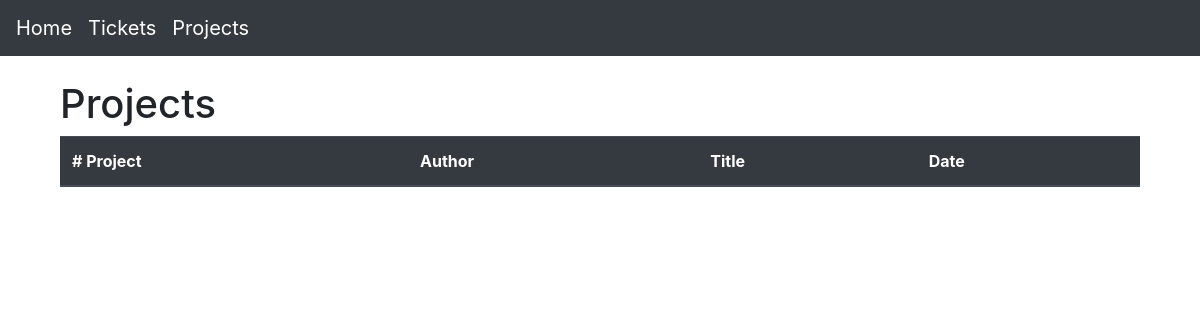
The app's page /project/index/, older data.
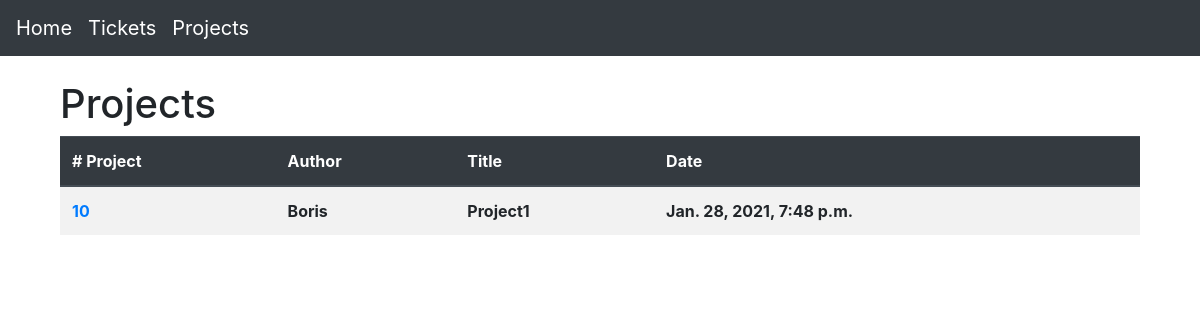
The same page, newer data.
### Btapp/models.py (models this page shows, shortened)
class Project(models.Model):
    title = models.CharField(max_length=30)
    author = models.ForeignKey(User, on_delete=models.CASCADE, null=True)
    registration_date = models.DateTimeField(auto_now_add=True)

### Btapp/views.py (the view)
# urls.py: path('project/index/', views.ProjectIndexView.as_view(), name='project_index'),
class ProjectIndexView(generic.ListView):
    template_name = 'Btapp/project_index.html'
    context_object_name = 'project_list'
    def get_queryset(self):
        return Project.objects.all()

### Btapp/templates/Btapp/project_index.html
{% extends "base.html" %}
{% block content %}
<div class="container">
    <section>
        <h1>Projects</h1>
    </section>
    <section>
        <table
            class="table table-responsive-sm table-striped "
            id="table"
            data-toggle="table"
            data-search="true"
            data-show-columns="true"
            data-pagination="true"
            data-height="460">
            <thead class="thead-dark">
                <tr>
                    <th data-field="id" data-sortable="true"># Project</th>
                    <th data-field="author" data-sortable="true">Author</th>
                    <th data-field="title"data-sortable="true">Title</th>
                    <th data-field="registration_date" data-sortable="true">Date</th>
                </tr>
            </thead>
            <tbody>
                {% for project in project_list %}
                <tr>
                    <th><a href="{% url 'project_detail' project.id %}">{{project.id}}</a></th>
                    <th>{{project.author}}</th>
                    <th>{{project.title}}</th>
                    <th>{{project.registration_date}}</th>
                </tr>
                {% endfor %}
            </tbody>
        </table>
    </section>
</div>
{% endblock %}

Row changes from the older to the newer data that the page shows:
added Project: id "10", author "Boris", title "Project1", registration_date "Jan. 28, 2021, 7:48 p.m."
